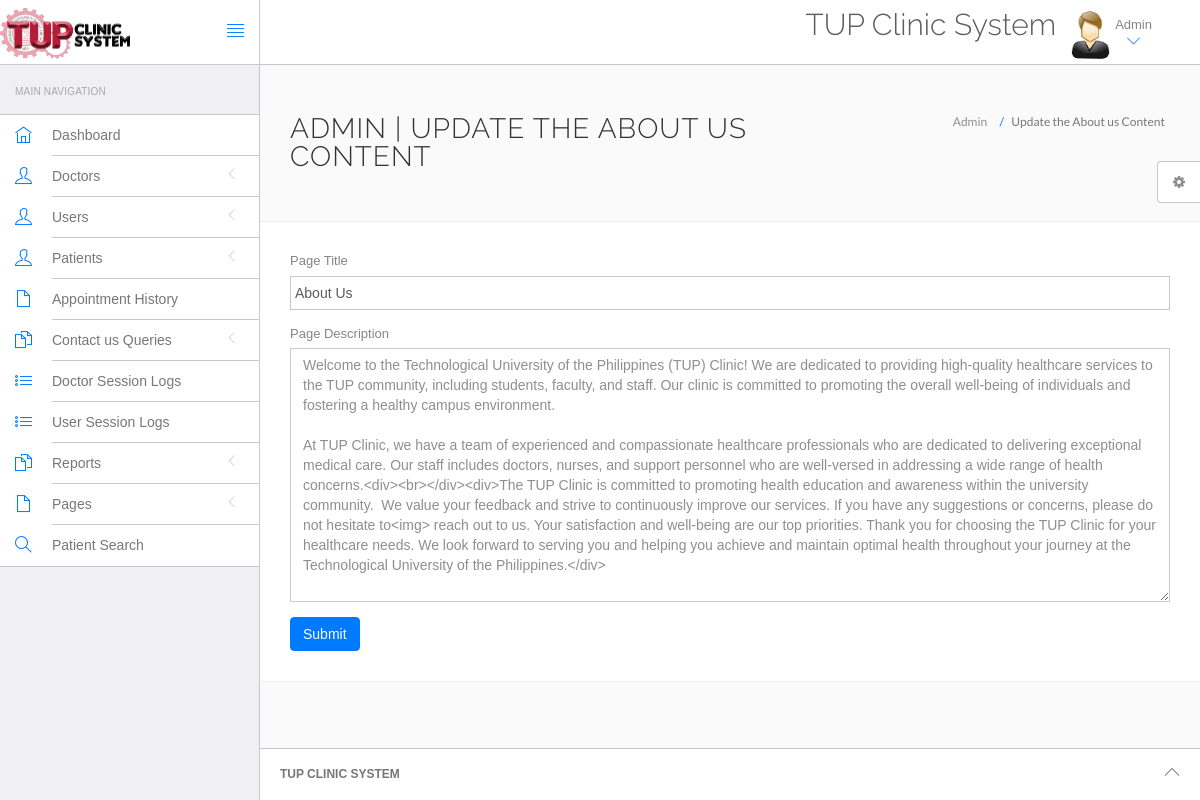
Page /hms/admin/about-us.php (signed in) on the committed database.
### tables this page shows
CREATE TABLE `tblpage` (
  `ID` int(10) NOT NULL,
  `PageType` varchar(200) DEFAULT NULL,
  `PageTitle` varchar(200) DEFAULT NULL,
  `PageDescription` mediumtext DEFAULT NULL,
  `Email` varchar(120) DEFAULT NULL,
  `MobileNumber` bigint(10) DEFAULT NULL,
  `UpdationDate` timestamp NULL DEFAULT current_timestamp(),
  `OpenningTime` varchar(255) DEFAULT NULL
);

### hms/admin/about-us.php (the view, shortened to what this page needs)
<?php
include('include/config.php');
if(strlen($_SESSION['id']==0)) {
 header('location:logout.php');
  } else{
?>
<!DOCTYPE html>
<html lang="en">
	<head>
		<link rel="stylesheet" href="vendor/bootstrap/css/bootstrap.min.css">
		<link rel="stylesheet" href="vendor/fontawesome/css/font-awesome.min.css">
		<link rel="stylesheet" href="vendor/themify-icons/themify-icons.min.css">
		<link href="vendor/animate.css/animate.min.css" rel="stylesheet" media="screen">
		<link href="vendor/perfect-scrollbar/perfect-scrollbar.min.css" rel="stylesheet" media="screen">
		<link href="vendor/switchery/switchery.min.css" rel="stylesheet" media="screen">
		<link href="vendor/bootstrap-touchspin/jquery.bootstrap-touchspin.min.css" rel="stylesheet" media="screen">
		<link href="vendor/select2/select2.min.css" rel="stylesheet" media="screen">
		<link href="vendor/bootstrap-datepicker/bootstrap-datepicker3.standalone.min.css" rel="stylesheet" media="screen">
		<link href="vendor/bootstrap-timepicker/bootstrap-timepicker.min.css" rel="stylesheet" media="screen">
		<link rel="stylesheet" href="assets/css/styles.css">
		<link rel="stylesheet" href="assets/css/plugins.css">
		<link rel="stylesheet" href="assets/css/themes/theme-1.css" id="skin_color" />
	</head>
	<body>
		<div id="app">
<?php include('include/sidebar.php');?>
			<div class="app-content">
					<?php include('include/header.php');?>
				<div class="main-content" >
					<div class="wrap-content container" id="container">
						<section id="page-title">
							<div class="row">
								<div class="col-sm-8">
									<h1 class="mainTitle">Admin  | Update the About us Content</h1>
																	</div>
								<ol class="breadcrumb">
									<li>
										<span>Admin </span>
									</li>
									<li class="active">
										<span>Update the About us Content</span>
									</li>
								</ol>
							</div>
						</section>
						<div class="container-fluid container-fullw bg-white">
									<div class="row">
								<div class="col-md-12">
                  <form class="forms-sample" method="post">
                    <?php
$ret=mysqli_query($con,"select * from  tblpage where PageType='aboutus'");
while ($row=mysqli_fetch_array($ret)) {
?>
                    <div class="form-group">
                       <label for="exampleInputUsername1">Page Title</label>
                      <input id="pagetitle" name="pagetitle" type="text" class="form-control" required="true" value="<?php  echo $row['PageTitle'];?>">
                    </div>
                    <div class="form-group">
                      <label for="exampleInputEmail1">Page Description</label>
                      <textarea class="form-control" name="pagedes" id="pagedes" rows="12"><?php  echo $row['PageDescription'];?></textarea>
                    </div>
                    <?php } ?>
                    <button type="submit" class="btn btn-primary mr-2" name="submit">Submit</button>
                  </form>
								</div>
							</div>
								</div>
					</div>
				</div>
			</div>
	<?php include('include/footer.php');?>
	<?php include('include/setting.php');?>
		</div>
	</body>
</html>
<?php } ?>

### hms/admin/assets/css/themes/theme-1.css (style rules this page uses)
body { background: #FAFAFA; }

### rows in the picture
tblpage: pagetitle "About Us", pagedes "Welcome to the Technological University of the Philippines (TUP) Clinic! We are dedicated to providing high-quality healthcare services to the TUP community, including students, faculty, and staff. Our clinic is committed to promoting the overall well-being of individuals and fostering a healthy campus environment. At TUP Clinic, we have a team of experienced and compassionate healthcare professionals who are dedicated to delivering exceptional medical care. Our staff includes doctors, nurses, and support personnel who are well-versed in addressing a wide range of health concerns.<div><br></div><div>The TUP Clinic is committed to promoting health education and awareness within the…"
